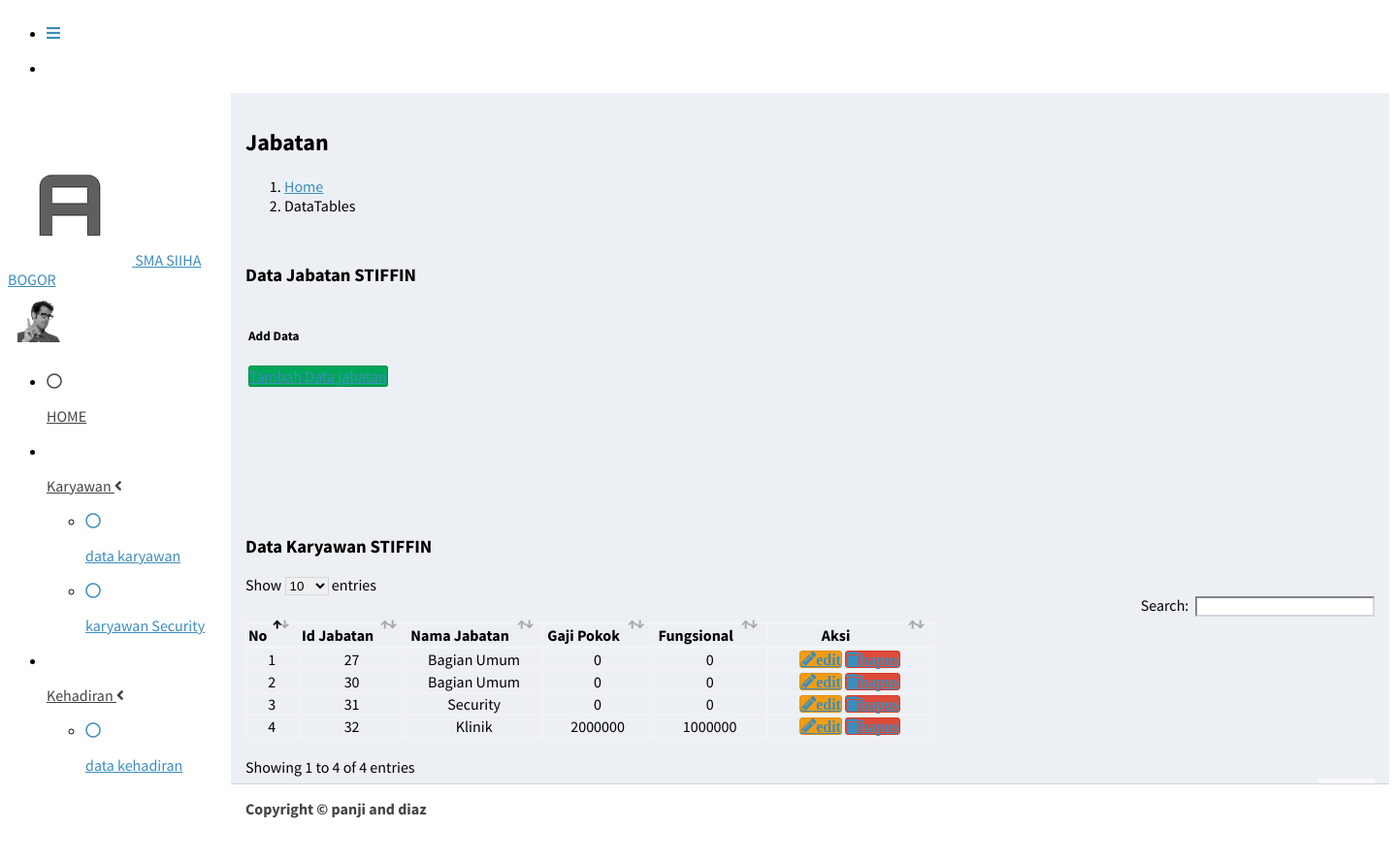
/jabatan.php, run on the app's committed database.
### tables this page shows
CREATE TABLE `jabatan` (
  `id` bigint(20) NOT NULL AUTO_INCREMENT,
  `namajabatan` varchar(200) NOT NULL,
  `gapok` int(200) NOT NULL,
  `fungsional` int(200) NOT NULL,
  PRIMARY KEY (`id`)
);

### jabatan.php (the view, shortened to what this page needs)
 <?php  include "halaman/admin/header.php";?>
 <?php
include "koneksi/koneksi.php";
?>
<!DOCTYPE html>
<html>
<head>
 <link rel="stylesheet" type="text/css" href="themes/default/easyui.css"/>
        <link rel="stylesheet" type="text/css" href="themes/icon.css"/>
<link rel="stylesheet" href="//code.jquery.com/ui/1.12.0/themes/smoothness/jquery-ui.css">
</head>
<body class="hold-transition sidebar-mini">
<div class="wrapper">
 <?php  include "halaman/admin/content.php";?>
<?php
$view =isset($_GET['view']) ? $_GET['view'] :null;
switch ($view) {
default:
?>
  <div class="content-wrapper">
    <section class="content-header">
      <div class="container-fluid">
        <div class="row mb-2">
          <div class="col-sm-6">
            <h1>Jabatan</h1>
          </div>
          <div class="col-sm-6">
            <ol class="breadcrumb float-sm-right">
              <li class="breadcrumb-item"><a href="#">Home</a></li>
              <li class="breadcrumb-item active">DataTables</li>
            </ol>
          </div>
        </div>
      </div>
    </section>
  <section class="content">
      <div class="row">
        <div class="col-12">
            <div class="card card-primary">
            <div class="card-header">
              <h3 class="card-title">Data Jabatan STIFFIN</h3>
            </div>
            <table >
              <tr>
                <td>
            <div class="card">
              <div class="card-header">
                <h5 class="card-title m-0">Add Data</h5>
              </div>
              <div class="card-body">
                 <a href="jabatan.php?view=tambah" class="btn btn-success">Tambah Data jabatan</a>
              </div>
            </div>
        </td>
          </tr>
          </table>
        </div>
      </div>
      </div>
    </section>
    <section class="content">
      <div class="row">
        <div class="col-12">
            <div class="card card-primary">
            <div class="card-header">
              <h3 class="card-title">Data Karyawan STIFFIN</h3>
            </div>
               <table id="example1" class="table table-bordered table-striped">
                <thead>
                <tr>
                  <th align='center'>No</th>
                  <th align='center'>Id Jabatan</th>
                  <th align='center'>Nama Jabatan</th>
                  <th align='center'>Gaji Pokok</th>
                  <th align='center'>Fungsional</th>
                  <th align='center' style="width: 140px;">Aksi</th>
                </tr>
                </thead>
                <tbody>
<?php
$sql = mysqli_query($konek,"select * from jabatan ");
$no=1;
while($d= mysqli_fetch_array($sql)){
echo
"<tr>
        <td width='40px' align='center'>$no</td>
<td align='center'>$d[id]</td>
<td align='center'>$d[namajabatan]</td>
<td align='center'>$d[gapok]</td>
<td align='center'>$d[fungsional]</td>
<td width='40px' align='center'>
<a class='btn btn-warning btn-sm fas fa-pencil-alt' href='Jabatan.php?view=edit&id=$d[id]' >edit</a>
<a class='btn btn-danger btn-sm fas fa-trash' href='aksi_jabatan.php?act=del&id=$d[id]'>hapus</a>
</td>
</tr>";
$no++;
}
?>
              </table>
            </div>
          </div>
        </div>
      </div>
  </div>
  <?php
break;
?>
<?php
}
?>
</div>
 <?php  include "halaman/admin/footer.php";?>
</body>
</html>

### data on the page
jabatan: id "27", namajabatan "Bagian Umum", gapok "0", fungsional "0"
jabatan: id "30", namajabatan "Bagian Umum", gapok "0", fungsional "0"
jabatan: id "31", namajabatan "Security", gapok "0", fungsional "0"
jabatan: id "32", namajabatan "Klinik", gapok "2000000", fungsional "1000000"
